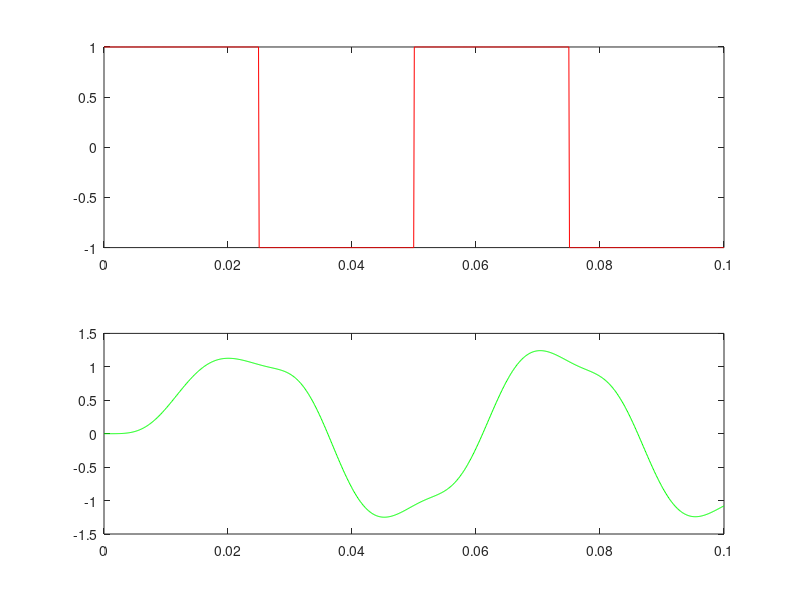
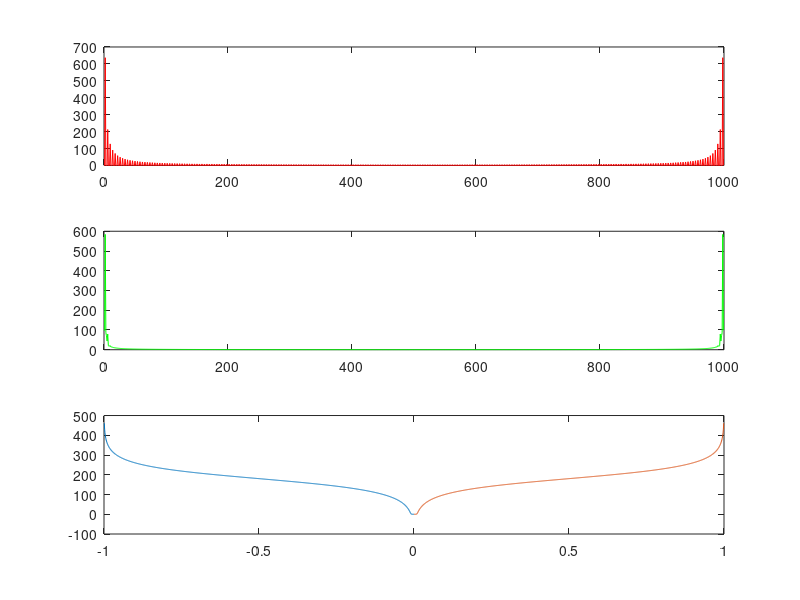
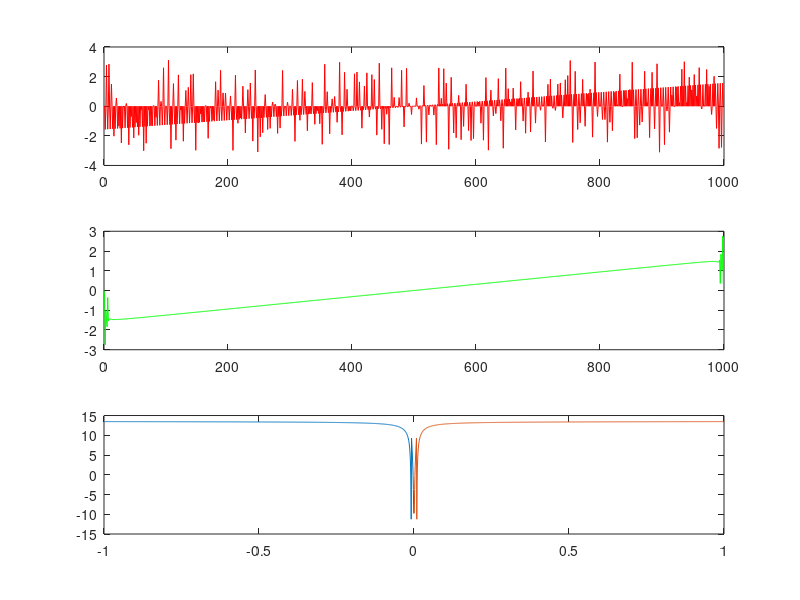

Here is the MATLAB script that generated these plots, in order:
close all;
clear all;
clc;

% Konstruojam signala
Fs = 1000; % samplingas
T = 0.1; % signalo periodas
N = 1000; % tasku skaicius

Tn1 = T/4;
t = 0:T/(N-1):T; % laiko asis

S = [ones(1,N/4), -1*ones(1,N/4), ones(1,N/4), -1*ones(1,N/4)]; % signalas

% Spectras 

Y = fft(S);
f = 0:N-1;
%figure('name', 'Amplitudes spectras');
%plot(f, abs(Y/N));
%figure('name', 'Fazes spectras');
%plot(f, angle(Y/N));

% Low pass filter
fn = 10; % cut off freq
[B,A] = butter(5, fn/N, 'low');
[h,w] = freqz(A,B,N);
[phi, w] = phasez(A,B,N);

S1 = filter(B, A, S);

Y1 = fft(S1);

figure('name', 'Signalas prie is po');
subplot(2,1,1);
plot(t, S, 'r');
subplot(2,1,2);
plot(t, S1, 'g');


figure('name', 'Amplitudes spectras pries ir po');
subplot(3,1,1);
plot(f, abs(Y), 'r');
subplot(3,1,2);
plot(f, abs(Y1), 'g');
subplot(3,1,3);
plot([-w/pi w/pi], 20*log10(abs(h)))

figure('name', 'Fazes spectras pries ir po');
subplot(3,1,1);
plot(f, angle(Y), 'r');
subplot(3,1,2);
plot(f, angle(Y1), 'g');
subplot(3,1,3);
plot([-w/pi w/pi], 20*log10(abs(phi)));
